Frame 1 (no input): blank canvas, image omitted
Frame 60 (the mouse pressed at the canvas centre just before this capture): blank canvas, image omitted
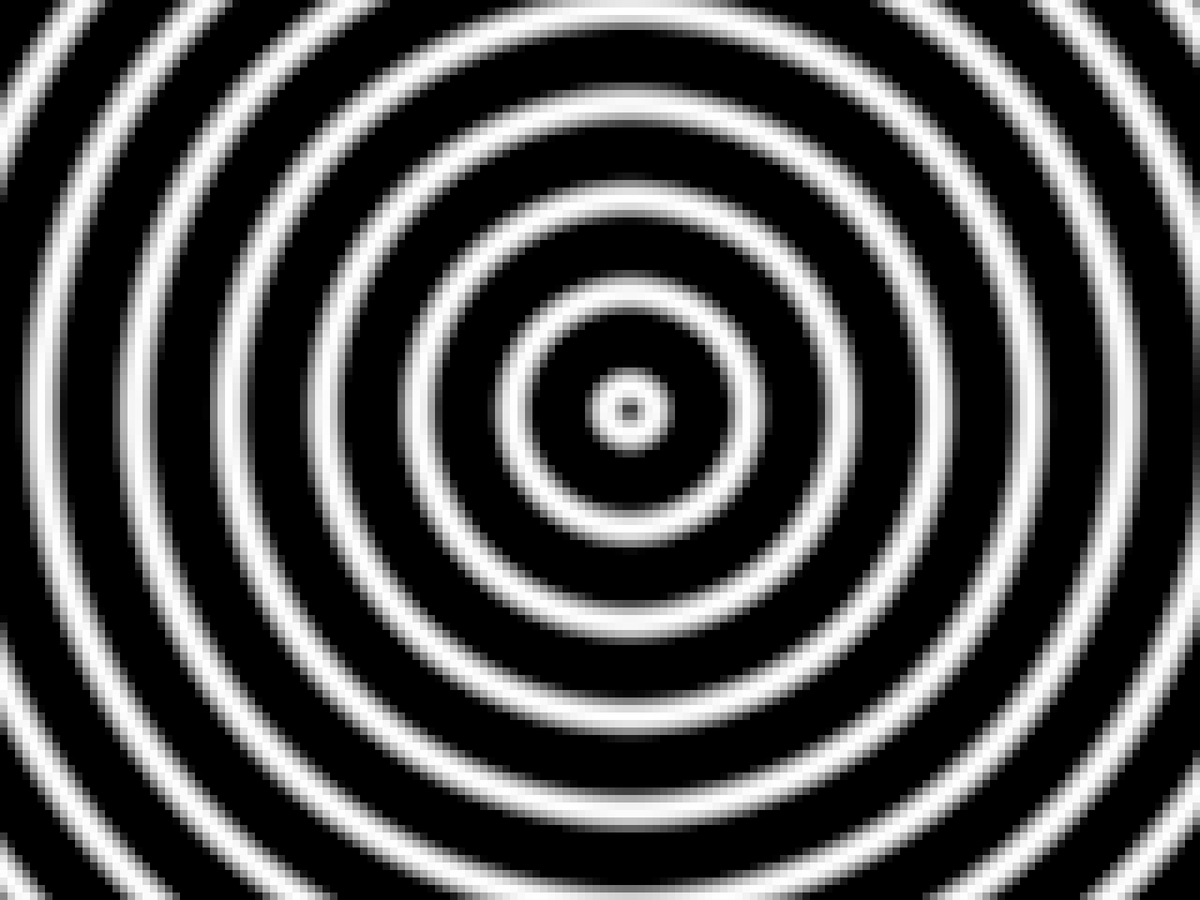
Frame 120 (the mouse held since frame 60 and released just before this capture)

The Processing sketch whose frames 1 and 60 were blank and that drew this single picture after the mouse press (run headless with seeded random() and noise(); from frame 60 on, the mouse is pressed at the canvas centre):

// Processing sketch: interfrenceV2
// ── interfrenceV2.pde
ArrayList<Agent> agents = new ArrayList<Agent>();

void setup(){
  fullScreen();
  colorMode(HSB, 360, 100, 100, 100);
  
}

void draw(){
  background(360);
  noStroke();
  for(Agent agent: agents){
    agent.x += agent.vec.x;
    agent.y += agent.vec.y;
  }
  for(int y = 0; y < height; y+=10){
    for(int x = 0; x < width; x+=10){
      float totaldiff = 0;
      for(Agent agent: agents){
        totaldiff+=sin(dist(x, y, agent.x, agent.y)/20)*360;
      }
      fill(totaldiff);
      rect(x, y, 10, 10);
    }
  }
}

void mousePressed(){
  Agent agent = new Agent();
  agent.x = mouseX;
  agent.y = mouseY;
  agent.vec = new PVector(random(-2, 2), random(-2, 2));
  agents.add(agent);
}
// ── Agent.pde
class Agent{
  float x, y;
  PVector vec;
}
